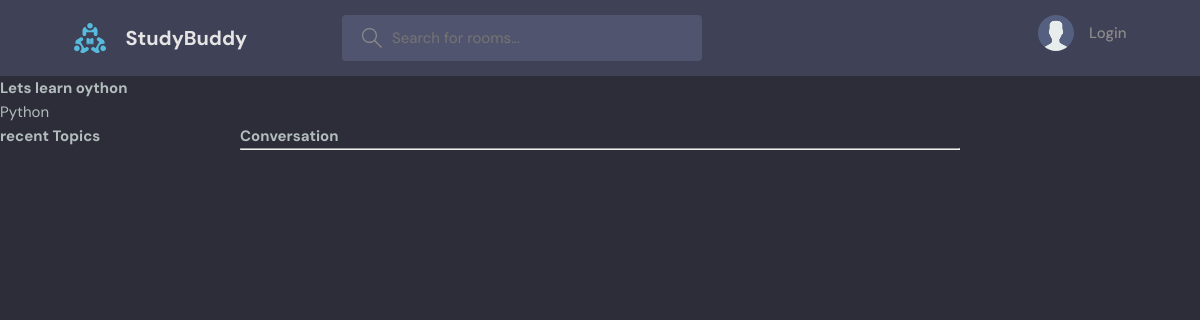
The page /room/2/ on the database as committed earlier.
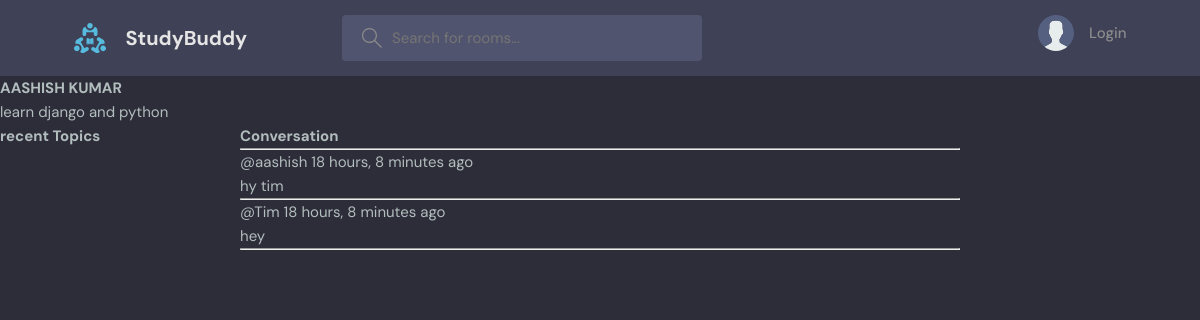
The same page on the database as committed later.
### base/models.py (models this page shows, shortened)
class Room(models.Model):
    host = models.ForeignKey(User, on_delete=models.SET_NULL, null=True)
    topic =  models.ForeignKey(Topic,on_delete=models.SET_NULL, null=True)
    name = models.CharField(max_length=200)
    description = models.TextField(null=True, blank=True)
    participants = models.ManyToManyField(User, related_name='participants', blank=True)
    updated = models.DateTimeField(auto_now=True)
    created = models.DateTimeField(auto_now_add=True)
    class Meta:
        ordering = ['-updated', '-created']

class Message(models.Model):
    user = models.ForeignKey(User, on_delete=models.CASCADE)
    room = models.ForeignKey(Room, on_delete=models.CASCADE)
    body = models.TextField()
    updated = models.DateTimeField(auto_now=True)
    created = models.DateTimeField(auto_now_add=True)
    class Meta:
        ordering = ['-updated', '-created']

### base/views.py (the view, shortened to what this page needs)
# urls.py: path("room/<str:pk>/", views.room, name= 'room'),
def room(request, pk):
    room = Room.objects.get(id=pk)
    room_messages = room.message_set.all().order_by('-created')
    participants = room.participants.all()
    context = {'room': room, 'room_messages': room_messages, 'participants': participants}
    return render(request, 'base/room.html',context )

### base/templates/base/room.html (shortened to what this page needs)
{% extends 'main.html' %}
{% block content %}
<h1>{{room.name}}</h1>
<p>{{room.description}}</p>
<div class="room-container">
    <div>
        <h3>recent Topics</h3>
    </div>
    <div class="comment-wrapper">
        <h3>Conversation</h3>
        <hr>
        {% for message in room_messages%}
        <div>
            <small>@{{message.user}}  {{message.created | timesince}} ago </small>
            <p>{{message.body}}</p>
            <hr>
        </div>
        {% endfor %}
{% endblock content%}

Rows that differ between the two databases and show on the page:
changed Room: name "Lets learn oython" → "AASHISH KUMAR"; description "Python" → "learn django and python"
now on this page (row edited): Message: user "aashish", created "18 hours, 8 minutes", body "hy tim"
now on this page (row edited): Message: user "Tim", created "18 hours, 8 minutes", body "hey"
